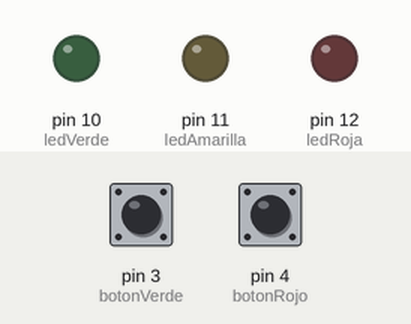
Recording of a sketch running on a simulated Arduino Uno, built with avr-gcc and run on an emulated ATmega328P. Shown: output pins drawn as LEDs (lit = HIGH). Inputs (shaded band) come from the test bench; at power-on: pin 3 (botonVerde) LOW, pin 4 (botonRojo) LOW.

Above: at 1.2 s.
1.3 s: pin 3 (botonVerde) pulled HIGH for 0.15 s
At 1.37 s:
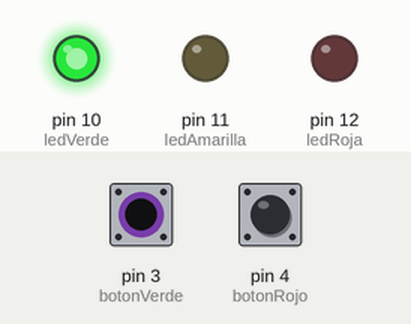
2.9 s: pin 4 (botonRojo) pulled HIGH for 0.15 s
At 2.98 s:
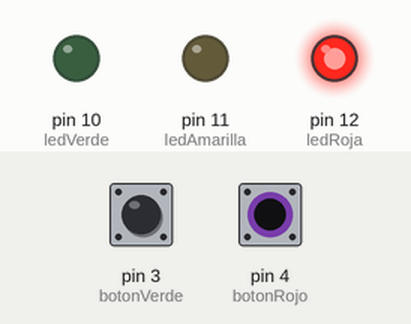
4.5 s: pin 4 (botonRojo) pulled HIGH for 3.2 s
At 8.3 s:
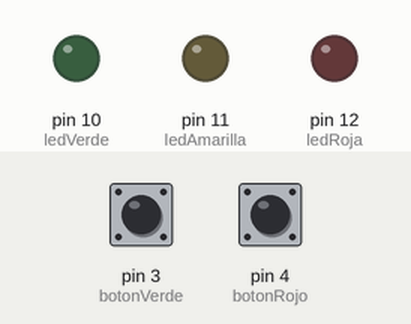
9.2 s: pin 3 (botonVerde) pulled HIGH for 3.2 s
At 9.6 s:
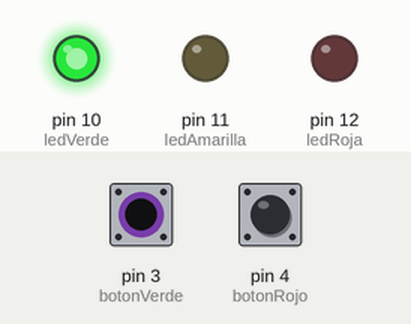
13.9 s: pin 3 (botonVerde) driven HIGH and pin 4 (botonRojo) driven HIGH
At 14.4 s:
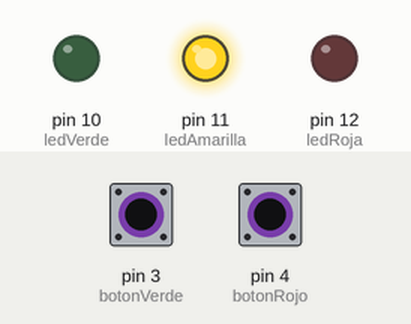
15.4 s: pin 3 (botonVerde) driven LOW
At 15.9 s:
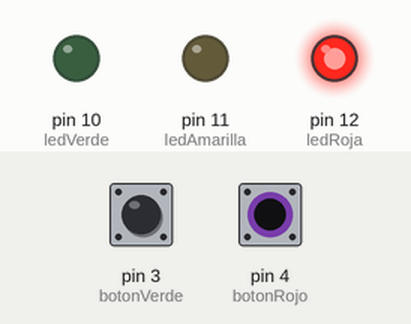
Timing chart, 0 to 17.9 s (numbered marks = the images above; inputs shaded):
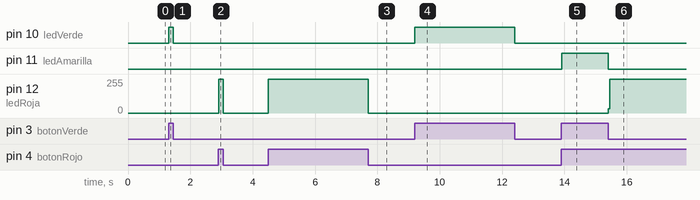

The sketch:

04-BotonColorEnciendeLuzColorSimultaneamenteAmarilla.ino
```cpp
// Usamos dos botones: Uno verde que enciende una luz verde y uno rojo que enciende una luz roja
// Los botones se pueden pulsar de uno en uno o a la vez indistintamente
// Si los dos botones se pulsan a la vez, se enciende la luz amarilla y se apagan las otras dos

// Botones
int botonVerde = 3;
int botonRojo = 4;

// Luces
int ledVerde = 10;
int ledAmarilla = 11;
int ledRoja = 12;

void setup() {
    pinMode(botonVerde, INPUT);
    pinMode(botonRojo, INPUT);
    pinMode(ledVerde, OUTPUT);
    pinMode(ledAmarilla, OUTPUT);
    pinMode(ledRoja, OUTPUT);
}

void loop() {
    int entradaVerde = digitalRead(botonVerde);
    int entradaRoja = digitalRead(botonRojo);

    digitalWrite(ledVerde, entradaVerde);
    digitalWrite(ledRoja, entradaRoja);

    if (entradaVerde == HIGH && entradaRoja == HIGH) {
        digitalWrite(ledVerde, LOW);
        digitalWrite(ledRoja, LOW);
        digitalWrite(ledAmarilla, HIGH);
    }
    else {
        digitalWrite(ledAmarilla, LOW);
    }

    delay(10);
}
```

Measured:
- after the input at 1.3 s, pin 10 (ledVerde): LOW → HIGH at once, → LOW 0.15 s later
- after the input at 2.9 s, pin 12 (ledRoja): 0/255 → 255/255 at once, → 0/255 0.15 s later
- after the input at 4.5 s, pin 12 (ledRoja): 0/255 → 255/255 at once, → 0/255 3.2 s later
- after the input at 9.2 s, pin 10 (ledVerde): LOW → HIGH at once, → LOW 3.2 s later
- after the input at 13.9 s, pin 11 (ledAmarilla): LOW → HIGH at once
- after the input at 15.4 s, pin 11 (ledAmarilla): HIGH → LOW at once; pin 12 (ledRoja): 0/255 → 255/255 at once
